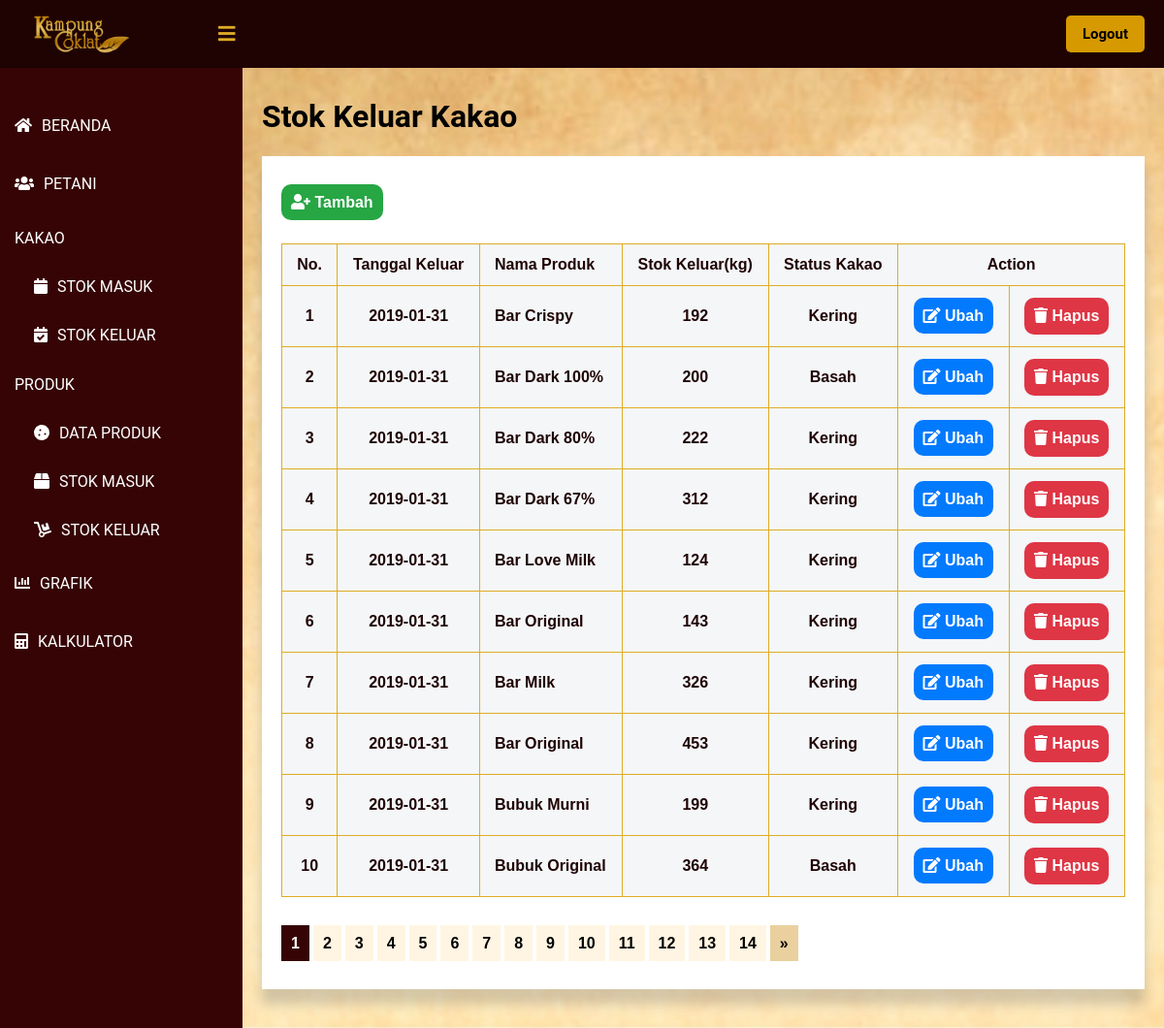
Screenshot of /public/lihat_SKK/1 (signed in) with the database file from the repository.
### tables this page shows
CREATE TABLE `stok_keluar_kakao` (
  `id_keluar_kakao` int(11) NOT NULL,
  `tanggal_keluar` timestamp NOT NULL DEFAULT current_timestamp(),
  `nama_produk` int(11) NOT NULL,
  `stok_keluar` int(11) NOT NULL,
  `status_kakao` int(11) NOT NULL
);

CREATE TABLE `produk` (
  `id_produk` int(11) NOT NULL,
  `nama_produk` varchar(30) NOT NULL,
  `berat_bersih` int(11) NOT NULL,
  `harga` int(11) NOT NULL,
  `produksi_kakao_kering` int(11) NOT NULL,
  `produksi_kakao_basah` int(11) NOT NULL
);

CREATE TABLE `kategori` (
  `id` int(11) NOT NULL,
  `nama_kategori` varchar(60) NOT NULL,
  `grup` varchar(60) NOT NULL
);

### app/core/Controller.php (called while the page is built, shortened)
<?php
class Controller {
    public function view($view, $data = [])
    {
        require_once   '../app/views/'.$view.'.php';
    }
    public function model($model)
    {
        return new $model;
    }
}
?>

### app/controllers/Lihat_SKK.php (called while the page is built, shortened)
<?php
class Lihat_SKK extends Controller {
    public function index($page)
    {
        $id_user = $_SESSION['id'];
        $user = $this->model('User_model')->getUserById($id_user);
        $data= $user;
        $data['keluar_kakao'] = $this->model('SKK_model')->getList($page);
        $this->view('lihat_SKK/index', $data);
    }
}
?>

### app/core/App.php (called while the page is built, shortened)
<?php
class App {
    protected $method = 'index';
    protected $params = [];
    public function __construct()
    {
        $url = $this->parseURL();
        if ( file_exists('../app/controllers/' . $url[0] . '.php') ) {
            unset($url[0]);
        }
        $this->controller = new $this->controller;
        if ( !empty($url) ) {
            $this->params = array_values($url);
        }
        call_user_func_array([$this->controller, $this->method], $this->params);
    }
    public function parseURL()
    {
        if ( isset($_GET['url']) ) {
            $url = rtrim($_GET['url'], '/');
            $url = filter_var($url, FILTER_SANITIZE_URL);
            $url = explode("/", $url);
            return $url;
        }
    }
}

### public/index.php (called while the page is built, shortened)
<?php
$app = new App;

### app/core/Database.php (called while the page is built, shortened)
<?php
class Database {
    private $host = DB_HOST;
    private $db_name = DB_NAME;
    private $dbh;
    private $stmt;
    public function __construct()
    {
        $dsn = 'mysql:host=' . $this->host . ';dbname=' . $this->db_name;
        try {
            $this->dbh = new PDO($dsn, 'root', '');
        } catch(PDOException $e) {
            die($e->getMessage());
        }
    }
    public function query($query)
    {
        $this->stmt = $this->dbh->prepare($query);
    }
    public function bind($param, $value, $type=null)
    {
        if ( is_null($type) ) {
            switch( true ) {
                default :
                    $type = PDO::PARAM_STR;
            }
        }
        $this->stmt->bindValue($param, $value, $type);
    }
    public function execute()
    {
        $this->stmt->execute();
    }
    public function resultSet()
    {
        $this->execute();
        return $this->stmt->fetchAll(PDO::FETCH_ASSOC);
    }
    public function single()
    {
        $this->execute();
        return $this->stmt->fetch(PDO::FETCH_ASSOC);
    }
}

### app/models/User_model.php (called while the page is built, shortened)
<?php
class User_model {
    private $table = 'user';
    private $db;
    public function __construct()
    {
        $this->db = new Database;
    }
    public function getUserById($id)
    {
        $this->db->query('SELECT user.*, hak_akses.nama_kategori AS hak_akses FROM ' . $this->table . ' JOIN kategori AS hak_akses ON hak_akses.id = user.id_hak_akses WHERE id_user=:id');
        $this->db->bind('id', $id);
        return $this->db->single();
    }
}

### app/models/SKK_model.php (called while the page is built, shortened)
<?php
class SKK_model {
    private $table = 'stok_keluar_kakao';
    private $db;
    public function __construct()
    {
        $this->db = new Database;
    }
    public function getList($page)
    {
        $data = [];
        $jumlahDataSetiapPage = 10;
        $this -> db -> query("SELECT stok_keluar_kakao.*, status_kakao.nama_kategori AS status_kakao, produk.nama_produk, DATE_FORMAT(tanggal_keluar, '%Y-%m-%d') AS tanggal_keluar FROM `" . $this->table . "` LEFT JOIN produk ON produk.id_produk = stok_keluar_kakao.nama_produk JOIN kategori AS status_kakao ON status_kakao.id = stok_keluar_kakao.status_kakao");
        $jumlahData = $this -> db -> resultSet();
        $jumlahData = count($jumlahData);
        $jumlahPage = ceil($jumlahData / $jumlahDataSetiapPage);
        $halamanSaatIni = ( isset($page) ) ? $page : 1;
        $dataPertama = ($jumlahDataSetiapPage * $halamanSaatIni) - $jumlahDataSetiapPage;
        $this -> db -> query("SELECT stok_keluar_kakao.*, status_kakao.nama_kategori AS status_kakao, produk.nama_produk, DATE_FORMAT(tanggal_keluar, '%Y-%m-%d') AS tanggal_keluar FROM `" . $this->table . "` LEFT JOIN produk ON produk.id_produk = stok_keluar_kakao.nama_produk JOIN kategori AS status_kakao ON status_kakao.id = stok_keluar_kakao.status_kakao LIMIT $dataPertama, $jumlahDataSetiapPage");
        $daftarData = $this -> db -> resultSet();
        $data['list_data'] = $daftarData;
        $data['halaman_saat_ini'] = $halamanSaatIni;
        $data['jumlah_halaman'] = $jumlahPage;
        return $data;
    }
}

### app/views/lihat_SKK/index.php (the view, shortened to what this page needs)
<!DOCTYPE html>
<html lang=”en”>
<head>
	<link href="<?= BASEURL ?>/css/melihat_petani.css" rel="stylesheet" type="text/css">
    <link rel="stylesheet" href="https://cdnjs.cloudflare.com/ajax/libs/font-awesome/5.12.1/css/all.min.css">
</head>
<body>
    <header>
        <label for="check">
            <i class="fas fa-bars" id="sidebar_btn"></i>
        </label>
        <div class="left_area">
            <img src="http://localhost/KampungCoklat/public/img/Logo-Daun.png">
        </div>
        <div class="right_area">
            <a href="<?= BASEURL ?>/logout" style="color: #000; margin-left: 10px;" class="logout_btn">Logout</a>
        </div>
    </header>
    <div class="sidebar">
        <a class="menu" href="<?= BASEURL ?>/beranda"><i class="fas fa-home"></i><span>BERANDA</span></a>
        <?php if ($data['hak_akses'] != 'admin_prod') { ?>
            <a class="menu" href="<?= BASEURL ?>/lihat_petani/1"><i class="fas fa-users"></i><span>PETANI</span></a>
        <?php } ?>
        <p class="menu2">KAKAO</p>
        <a class="sub_menu" href="<?= BASEURL ?>/lihat_stok/1"><i class="fas fa-calendar"></i><span>STOK MASUK</span></a>
        <a class="sub_menu" href="<?= BASEURL ?>/lihat_SKK/1"><i class="fas fa-calendar-check"></i><span>STOK KELUAR</span></a>
        <p class="menu2">PRODUK</p>
        <a class="sub_menu" href="<?= BASEURL ?>/lihat_produk/1"><i class="fas fa-cookie"></i><span>DATA PRODUK</span></a>
        <a class="sub_menu" href="<?= BASEURL ?>/lihat_SMP/1"><i class="fas fa-box"></i><span>STOK MASUK</span></a>
        <a class="sub_menu" href="<?= BASEURL ?>/lihat_SKP/1"><i class="fas fa-dolly"></i><span>STOK KELUAR</span></a>
        <a class="menu" href="<?= BASEURL ?>/grafik/2021"><i class="fas fa-chart-bar"></i><span>GRAFIK</span></a>
        <a class="menu" href="<?= BASEURL ?>/kalkulator"><i class="fas fa-calculator"></i><span>KALKULATOR</span></a>
    </div>
    <div class="content">
        <div class="card">
            <h1>Stok Keluar Kakao</h1>
        </div>
        <div class="card_table">
            <div>
                <div class="card_table1">
                    <br><br>
                    <?php if ($data['hak_akses'] != 'presiden') { ?>
                        <a href="<?= BASEURL ?>/tambah_SKK" class="tambah"><i class="fas fa-user-plus"></i><span> Tambah</span></a>
                    <?php } ?>
                </div>
                </div>
                <div class="card_table2">
                    <table class="tabelMahasiswa" width="60%">
                        <tr>
                            <th style="text-align: center;">No.</th>
                            <th style="text-align: center;">Tanggal Keluar</th>
                            <th>Nama Produk</th>
                            <th style="text-align: center;">Stok Keluar(kg)</th>
                            <th style="text-align: center;">Status Kakao</th>
                            <?php if ($data['hak_akses'] != 'presiden') { ?>
                                <th colspan="2" style="text-align: center;">Action</th>
                            <?php } ?>
                        </tr>
                        <?php foreach ($data['keluar_kakao']['list_data'] as $key => $value) { ?>
                        <tr>
                            <th style="text-align: center;"><?= ($key + 1) ?></th>
                            <th style="text-align: center;"><?= $value['tanggal_keluar'] ?></th>
                            <th><?= $value['nama_produk'] ?></th>
                            <th style="text-align: center;"><?= $value['stok_keluar'] ?></th>
                            <th style="text-align: center;"><?= $value['status_kakao'] ?></th>
                            <?php if ($data['hak_akses'] != 'presiden') { ?>
                                <th style = "text-align: center;">
                                    <a class = 'edit' href = '<?= BASEURL;?>/ubah_SKK/<?= $value['id_keluar_kakao']?>'><i class="fas fa-edit"></i> Ubah</a>
                                </th>
                                <th style = "text-align: center;">
                                    <form method="get" action="<?= BASEURL;?>/hapus_SKK/hapus/<?= $value['id_keluar_kakao']?>">
                                        <button style = "font-size: 16px; border: none;" type="submit" class="hapus" onclick="return confirm('Apakah anda yakin ingin menghapus data tersebut?');"><i class="fas fa-trash"></i> Hapus</button>
                                    </form>
                                </th>
                            <?php } ?>
                        </tr>
                        <?php } ?>
                    </table>
                    <br>
                    <br>
                    <?php for($p = 1; $p <= $data['keluar_kakao']['jumlah_halaman']; $p++): ?>
                        <?php if($p == $data['keluar_kakao']['halaman_saat_ini']): ?>
                            <a href= "<?= BASEURL ?>/lihat_SKK/<?= $p; ?>" class = 'page_aktif'><?= $p; ?></a>
                        <?php else: ?>
                            <a href= "<?= BASEURL ?>/lihat_SKK/<?= $p; ?>"  class = 'page'><?= $p; ?></a>
                        <?php endif; ?>
                    <?php endfor; ?>
                    <?php if($data['keluar_kakao']['halaman_saat_ini'] < $data['keluar_kakao']['jumlah_halaman']): ?>
                        <a href = "<?= BASEURL ?>/lihat_SKK/<?= $data['keluar_kakao']['halaman_saat_ini'] + 1; ?>"  class = 'pageLebih'>&raquo;</a>
                    <?php endif; ?>
                    <br>
                    <br>
                    <br>
                </div>
            </div>
        </div>
</body>
</html>

### public/css/melihat_petani.css (style rules this page uses)
body { margin: 0; padding: 0; font-family: "Roboto", sans-serif; }
header { z-index: 1; position: fixed; background: #1f0303; padding: 20px; width: calc(100% - 0%); top: 0; height: 30px; }
.left_area img { width: 120px; margin-top: -15px; }
.logout_btn { padding-left: 17px; padding-right: 17px; padding-bottom: 10px; padding-top: 10px; background: #d69a00; text-decoration: none; float: right; margin-top: -60px; margin-right: 40px; border-radius: 5px; font-size: 15px; font-weight: 600; color: #360405; transition: 0.5s; transition-property: background; }
.sidebar { z-index: 1; top: 0; background: #360405; margin-top: 70px; padding-top: 30px; position: fixed; left: 0; width: 250px; height: calc(100% - 9%); transition: 0.5s; transition-property: left; overflow-y: auto; }
.menu { color: #fff; display: block; width: 100%; line-height: 60px; text-decoration: none; padding-left: 15px; box-sizing: border-box; transition: 0.5s; transition-property: background; }
.menu2 { color: #fff; display: block; width: 100%; text-decoration: none; padding-left: 15px; box-sizing: border-box; transition: 0.5s; transition-property: background; }
.sub_menu { color: #fff; display: block; width: 100%; line-height: 50px; text-decoration: none; padding-left: 35px; box-sizing: border-box; transition: 0.5s; transition-property: background; }
.sidebar i { padding-right: 10px; }
label #sidebar_btn { z-index: 1; color: #e0ac26; position: fixed; cursor: pointer; left: 225px; font-size: 20px; margin: 5px 0; transition: 0.5s; transition-property: color; }
.content { background: url('http://localhost/KampungCoklat/public/img/bg.jpg'); background-position: center; background-size: cover; height: auto; transition: 0.5s; width: (100% - 250px); margin-top: 60px; padding: 20px; margin-left: 250px; }
.content .card_table { box-shadow: 0 19px 38px rgba(255, 255, 255, 0.3), 0 15px 12px rgba(0,0,0,0.22); background-color: #fff; }
.tabelMahasiswa { margin-top: 10px; font-family: Arial; border-collapse: collapse; width: 100%; }
.content .card_table1 { margin: 20px; height: 50px; }
.content .card_table2 { margin-top: 40px; margin-left: 20px; margin-bottom: 20px; margin-right: 20px; }
.tambah { cursor: crosshair; text-decoration: none; background-color: #27a644; padding: 10px 10px; text-align: center; border-radius: 10px; font-family: Arial; font-weight: bold; color: white; }
.edit { text-decoration: none; background-color: #017afe; padding: 10px 10px; text-align: center; border-radius: 10px; font-family: Arial; font-weight: bold; color: white; cursor: pointer; }
.pageLebih { text-decoration: none; background-color: #e9d09e; padding: 10px 10px; text-align: center; font-family: Arial; font-weight: bold; color: black; }
.page { text-decoration: none; background-color: #fff5e2; padding: 10px 10px; text-align: center; font-family: Arial; font-weight: bold; color: black; }
.page_aktif { text-decoration: none; background-color: #360405; padding: 10px 10px; text-align: center; font-family: Arial; font-weight: bold; color: white; font-weight: bold; }
.hapus { text-decoration: none; background-color: #de3645; padding: 10px 10px; text-align: center; border-radius: 10px; font-family: Arial; font-weight: bold; color: white; cursor: pointer; }
td, th { border: 1px solid #e0ac26; padding: 15px; }
tr:nth-child(even) { background-color: #747677; }
th { padding-top: 12px; padding-bottom: 12px; text-align: left; background-color: #f4f6f8; color: #1f0303; }

### rows the page displays
stok_keluar_kakao: tanggal_keluar "2019-01-31", nama_produk.nama_produk "Bar Crispy", stok_keluar "192", kategori.nama_kategori "Kering"
stok_keluar_kakao: tanggal_keluar "2019-01-31", nama_produk.nama_produk "Bar Dark 100%", stok_keluar "200", kategori.nama_kategori "Basah"
stok_keluar_kakao: tanggal_keluar "2019-01-31", nama_produk.nama_produk "Bar Dark 80%", stok_keluar "222", kategori.nama_kategori "Kering"
stok_keluar_kakao: tanggal_keluar "2019-01-31", nama_produk.nama_produk "Bar Dark 67%", stok_keluar "312", kategori.nama_kategori "Kering"
stok_keluar_kakao: tanggal_keluar "2019-01-31", nama_produk.nama_produk "Bar Love Milk", stok_keluar "124", kategori.nama_kategori "Kering"
stok_keluar_kakao: tanggal_keluar "2019-01-31", nama_produk.nama_produk "Bar Original", stok_keluar "143", kategori.nama_kategori "Kering"
stok_keluar_kakao: tanggal_keluar "2019-01-31", nama_produk.nama_produk "Bar Milk", stok_keluar "326", kategori.nama_kategori "Kering"
stok_keluar_kakao: tanggal_keluar "2019-01-31", nama_produk.nama_produk "Bar Original", stok_keluar "453", kategori.nama_kategori "Kering"
stok_keluar_kakao: tanggal_keluar "2019-01-31", nama_produk.nama_produk "Bubuk Murni", stok_keluar "199", kategori.nama_kategori "Kering"
stok_keluar_kakao: tanggal_keluar "2019-01-31", nama_produk.nama_produk "Bubuk Original", stok_keluar "364", kategori.nama_kategori "Basah"
